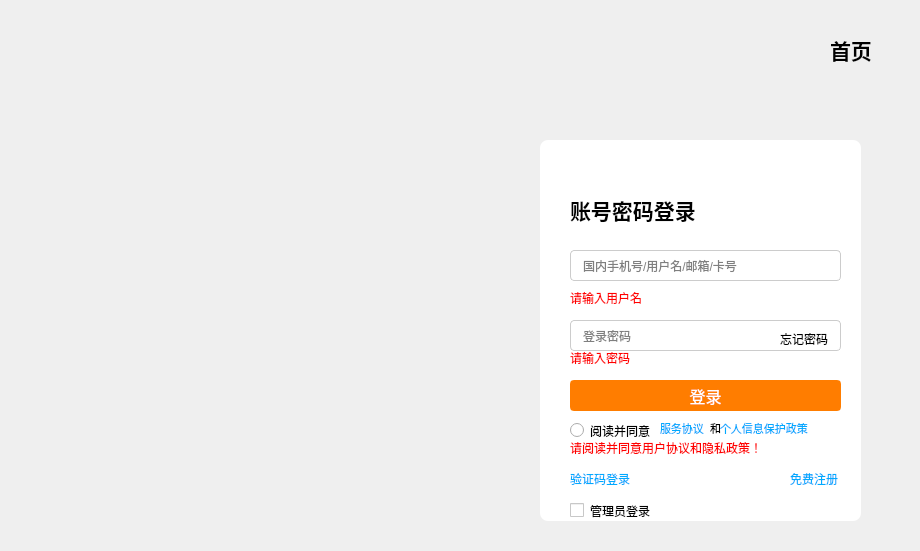
<?xml version="1.0" encoding="UTF-8"?>
<ui version="4.0">
 <class>Widget</class>
 <widget class="QWidget" name="Widget">
  <property name="geometry">
   <rect>
    <x>0</x>
    <y>0</y>
    <width>920</width>
    <height>551</height>
   </rect>
  </property>
  <property name="windowTitle">
   <string>Widget</string>
  </property>
  <property name="styleSheet">
   <string notr="true"/>
  </property>
  <widget class="QLabel" name="label">
   <property name="geometry">
    <rect>
     <x>0</x>
     <y>0</y>
     <width>121</width>
     <height>111</height>
    </rect>
   </property>
   <property name="sizePolicy">
    <sizepolicy hsizetype="Expanding" vsizetype="Expanding">
     <horstretch>0</horstretch>
     <verstretch>0</verstretch>
    </sizepolicy>
   </property>
   <property name="text">
    <string>&lt;html&gt;&lt;head/&gt;&lt;body&gt;&lt;p&gt;&lt;img src=&quot;:/newimages/newimages/logo1.png&quot;/&gt;&lt;/p&gt;&lt;/body&gt;&lt;/html&gt;</string>
   </property>
   <property name="scaledContents">
    <bool>true</bool>
   </property>
   <property name="alignment">
    <set>Qt::AlignmentFlag::AlignCenter</set>
   </property>
  </widget>
  <widget class="ClickableLabel" name="label_2">
   <property name="geometry">
    <rect>
     <x>830</x>
     <y>20</y>
     <width>111</width>
     <height>61</height>
    </rect>
   </property>
   <property name="text">
    <string>&lt;html&gt;&lt;head/&gt;&lt;body&gt;&lt;p&gt;&lt;span style=&quot; font-size:16pt; font-weight:700;&quot;&gt;首页&lt;/span&gt;&lt;/p&gt;&lt;/body&gt;&lt;/html&gt;</string>
   </property>
  </widget>
  <widget class="QLabel" name="bottomImgLabel_2">
   <property name="geometry">
    <rect>
     <x>0</x>
     <y>90</y>
     <width>921</width>
     <height>471</height>
    </rect>
   </property>
   <property name="text">
    <string>&lt;html&gt;&lt;head/&gt;&lt;body&gt;&lt;p&gt;&lt;img src=&quot;:/newimages/newimages/background.png&quot;/&gt;&lt;/p&gt;&lt;/body&gt;&lt;/html&gt;</string>
   </property>
   <property name="scaledContents">
    <bool>true</bool>
   </property>
   <property name="alignment">
    <set>Qt::AlignmentFlag::AlignCenter</set>
   </property>
  </widget>
  <widget class="QWidget" name="loginDialogWidget" native="true">
   <property name="geometry">
    <rect>
     <x>540</x>
     <y>140</y>
     <width>321</width>
     <height>381</height>
    </rect>
   </property>
   <property name="styleSheet">
    <string notr="true">background-color: white;
border-radius: 8px; 
box-shadow: 0 0 20px rgba(0,0,0,0.1); </string>
   </property>
   <widget class="ClickableLabel" name="switchLabel">
    <property name="geometry">
     <rect>
      <x>30</x>
      <y>330</y>
      <width>71</width>
      <height>16</height>
     </rect>
    </property>
    <property name="styleSheet">
     <string notr="true">color: #0066cc; text-decoration: underline; cursor: pointer;</string>
    </property>
    <property name="text">
     <string>&lt;html&gt;&lt;head/&gt;&lt;body&gt;&lt;p&gt;&lt;span style=&quot; color:#00aaff;&quot;&gt;验证码登录&lt;/span&gt;&lt;/p&gt;&lt;/body&gt;&lt;/html&gt;</string>
    </property>
   </widget>
   <widget class="QRadioButton" name="radioButton">
    <property name="geometry">
     <rect>
      <x>30</x>
      <y>280</y>
      <width>124</width>
      <height>21</height>
     </rect>
    </property>
    <property name="text">
     <string>阅读并同意 </string>
    </property>
   </widget>
   <widget class="ClickableLabel" name="label_4">
    <property name="geometry">
     <rect>
      <x>120</x>
      <y>280</y>
      <width>44</width>
      <height>16</height>
     </rect>
    </property>
    <property name="text">
     <string>&lt;html&gt;&lt;head/&gt;&lt;body&gt;&lt;p&gt;&lt;span style=&quot; font-size:8pt; color:#00aaff;&quot;&gt;服务协议&lt;/span&gt;&lt;/p&gt;&lt;/body&gt;&lt;/html&gt;</string>
    </property>
   </widget>
   <widget class="QLabel" name="label_5">
    <property name="geometry">
     <rect>
      <x>170</x>
      <y>280</y>
      <width>16</width>
      <height>16</height>
     </rect>
    </property>
    <property name="text">
     <string>&lt;html&gt;&lt;head/&gt;&lt;body&gt;&lt;p&gt;&lt;span style=&quot; font-size:8pt; color:#000000;&quot;&gt;和&lt;/span&gt;&lt;/p&gt;&lt;/body&gt;&lt;/html&gt;</string>
    </property>
   </widget>
   <widget class="ClickableLabel" name="label_6">
    <property name="geometry">
     <rect>
      <x>180</x>
      <y>280</y>
      <width>88</width>
      <height>16</height>
     </rect>
    </property>
    <property name="text">
     <string>&lt;html&gt;&lt;head/&gt;&lt;body&gt;&lt;p&gt;&lt;span style=&quot; font-size:8pt; color:#00aaff;&quot;&gt;个人信息保护政策&lt;/span&gt;&lt;/p&gt;&lt;/body&gt;&lt;/html&gt;</string>
    </property>
   </widget>
   <widget class="QLabel" name="tip4Label">
    <property name="enabled">
     <bool>true</bool>
    </property>
    <property name="geometry">
     <rect>
      <x>30</x>
      <y>300</y>
      <width>231</width>
      <height>16</height>
     </rect>
    </property>
    <property name="styleSheet">
     <string notr="true">color: red; font-size: 12px; visibility: hidden;</string>
    </property>
    <property name="text">
     <string>请阅读并同意用户协议和隐私政策！</string>
    </property>
   </widget>
   <widget class="ClickableLabel" name="registerLabel">
    <property name="geometry">
     <rect>
      <x>250</x>
      <y>330</y>
      <width>71</width>
      <height>16</height>
     </rect>
    </property>
    <property name="text">
     <string>&lt;html&gt;&lt;head/&gt;&lt;body&gt;&lt;p&gt;&lt;span style=&quot; color:#00aaff;&quot;&gt;免费注册&lt;/span&gt;&lt;/p&gt;&lt;/body&gt;&lt;/html&gt;</string>
    </property>
   </widget>
   <widget class="QStackedWidget" name="loginStackWidget">
    <property name="geometry">
     <rect>
      <x>20</x>
      <y>20</y>
      <width>291</width>
      <height>331</height>
     </rect>
    </property>
    <property name="currentIndex">
     <number>0</number>
    </property>
    <widget class="QWidget" name="page">
     <widget class="QLabel" name="tip2Label">
      <property name="enabled">
       <bool>true</bool>
      </property>
      <property name="geometry">
       <rect>
        <x>10</x>
        <y>190</y>
        <width>91</width>
        <height>16</height>
       </rect>
      </property>
      <property name="styleSheet">
       <string notr="true">color: red; font-size: 12px; visibility: hidden;</string>
      </property>
      <property name="text">
       <string>请输入密码</string>
      </property>
     </widget>
     <widget class="QLabel" name="tip1Label">
      <property name="enabled">
       <bool>true</bool>
      </property>
      <property name="geometry">
       <rect>
        <x>10</x>
        <y>130</y>
        <width>91</width>
        <height>16</height>
       </rect>
      </property>
      <property name="styleSheet">
       <string notr="true">color: red; font-size: 12px; visibility: hidden;</string>
      </property>
      <property name="text">
       <string>请输入用户名</string>
      </property>
     </widget>
     <widget class="QLineEdit" name="pwdEdit">
      <property name="geometry">
       <rect>
        <x>10</x>
        <y>160</y>
        <width>271</width>
        <height>31</height>
       </rect>
      </property>
      <property name="styleSheet">
       <string notr="true">QLineEdit {
    border: 1px solid #cccccc; /* 浅灰色边框（默认可见） */
    border-radius: 4px; /* 可选：圆角更美观 */
    padding: 0 10px; /* 可选：输入内容不贴边 */
    height: 40px; /* 可选：统一高度 */
}
QLineEdit:focus {
    border-color: #0066cc; /* 聚焦时变蓝色边框（更醒目） */
}</string>
      </property>
      <property name="echoMode">
       <enum>QLineEdit::EchoMode::Password</enum>
      </property>
      <property name="placeholderText">
       <string>登录密码</string>
      </property>
     </widget>
     <widget class="ClickableLabel" name="label_9">
      <property name="geometry">
       <rect>
        <x>220</x>
        <y>170</y>
        <width>54</width>
        <height>16</height>
       </rect>
      </property>
      <property name="text">
       <string>&lt;html&gt;&lt;head/&gt;&lt;body&gt;&lt;p&gt;&lt;span style=&quot; color:#000000;&quot;&gt;忘记密码&lt;/span&gt;&lt;/p&gt;&lt;/body&gt;&lt;/html&gt;</string>
      </property>
     </widget>
     <widget class="QPushButton" name="pushButton">
      <property name="geometry">
       <rect>
        <x>10</x>
        <y>220</y>
        <width>271</width>
        <height>31</height>
       </rect>
      </property>
      <property name="styleSheet">
       <string notr="true">/* 登录按钮基础样式（橙色边框+橙色背景，搭配白色文字） */
QPushButton {
    /* 橙色边框：#ff7d00 是常用登录页橙色，可替换为 #ff9900（浅橙）、#ff6600（深橙） */
    border: 2px solid #ff7d00; 
    border-radius: 4px; /* 圆角（和输入框保持一致，更协调） */
    background-color: #ff7d00; /* 按钮背景色（和边框同色，一体化效果） */
    color: white; /* 文字白色 */
    font-size: 16px; /* 文字大小 */
    height: 44px; /* 按钮高度（和输入框呼应） */
}

/* 悬浮状态（边框加深+背景色变深，更有交互感） */
QPushButton:hover {
    border-color: #ff6600; /* 悬浮时边框深橙色 */
    background-color: #ff6600; /* 悬浮时背景深橙色 */
}

/* 点击状态（边框再加深+背景色压暗，模拟按压效果） */
QPushButton:pressed {
    border-color: #e65c00; /* 点击时边框更深橙色 */
    background-color: #e65c00; /* 点击时背景更深橙色 */
}

/* 禁用状态（可选：如果按钮需要禁用，边框和背景变灰色） */
QPushButton:disabled {
    border-color: #cccccc;
    background-color: #cccccc;
    color: #ffffff;
}</string>
      </property>
      <property name="text">
       <string>登录</string>
      </property>
     </widget>
     <widget class="QLineEdit" name="userEdit">
      <property name="geometry">
       <rect>
        <x>10</x>
        <y>90</y>
        <width>271</width>
        <height>31</height>
       </rect>
      </property>
      <property name="styleSheet">
       <string notr="true">QLineEdit {
    border: 1px solid #cccccc; /* 浅灰色边框（默认可见） */
    border-radius: 4px; /* 可选：圆角更美观 */
    padding: 0 10px; /* 可选：输入内容不贴边 */
    height: 40px; /* 可选：统一高度 */
}
QLineEdit:focus {
    border-color: #0066cc; /* 聚焦时变蓝色边框（更醒目） */
}</string>
      </property>
      <property name="placeholderText">
       <string>国内手机号/用户名/邮箱/卡号</string>
      </property>
     </widget>
     <widget class="QLabel" name="label_3">
      <property name="geometry">
       <rect>
        <x>10</x>
        <y>30</y>
        <width>141</width>
        <height>41</height>
       </rect>
      </property>
      <property name="text">
       <string>&lt;html&gt;&lt;head/&gt;&lt;body&gt;&lt;p&gt;&lt;span style=&quot; font-size:16pt; font-weight:700; color:#000000;&quot;&gt;账号密码登录&lt;/span&gt;&lt;/p&gt;&lt;/body&gt;&lt;/html&gt;</string>
      </property>
     </widget>
    </widget>
    <widget class="QWidget" name="page_2">
     <widget class="QLabel" name="label_7">
      <property name="geometry">
       <rect>
        <x>10</x>
        <y>30</y>
        <width>141</width>
        <height>41</height>
       </rect>
      </property>
      <property name="text">
       <string>&lt;html&gt;&lt;head/&gt;&lt;body&gt;&lt;p&gt;&lt;span style=&quot; font-size:16pt; font-weight:700; color:#000000;&quot;&gt;验证码登录&lt;/span&gt;&lt;/p&gt;&lt;/body&gt;&lt;/html&gt;</string>
      </property>
     </widget>
     <widget class="QLineEdit" name="phoneEdit">
      <property name="geometry">
       <rect>
        <x>10</x>
        <y>90</y>
        <width>271</width>
        <height>31</height>
       </rect>
      </property>
      <property name="styleSheet">
       <string notr="true">QLineEdit {
    border: 1px solid #cccccc; /* 浅灰色边框（默认可见） */
    border-radius: 4px; /* 可选：圆角更美观 */
    padding: 0 10px; /* 可选：输入内容不贴边 */
    height: 40px; /* 可选：统一高度 */
}
QLineEdit:focus {
    border-color: #0066cc; /* 聚焦时变蓝色边框（更醒目） */
}</string>
      </property>
      <property name="placeholderText">
       <string>请输入手机号</string>
      </property>
     </widget>
     <widget class="QLineEdit" name="codeEdit">
      <property name="geometry">
       <rect>
        <x>10</x>
        <y>160</y>
        <width>271</width>
        <height>31</height>
       </rect>
      </property>
      <property name="styleSheet">
       <string notr="true">QLineEdit {
    border: 1px solid #cccccc; /* 浅灰色边框（默认可见） */
    border-radius: 4px; /* 可选：圆角更美观 */
    padding: 0 10px; /* 可选：输入内容不贴边 */
    height: 40px; /* 可选：统一高度 */
}
QLineEdit:focus {
    border-color: #0066cc; /* 聚焦时变蓝色边框（更醒目） */
}</string>
      </property>
      <property name="echoMode">
       <enum>QLineEdit::EchoMode::Password</enum>
      </property>
      <property name="placeholderText">
       <string>短信验证码</string>
      </property>
     </widget>
     <widget class="QPushButton" name="pushButton_2">
      <property name="geometry">
       <rect>
        <x>10</x>
        <y>220</y>
        <width>271</width>
        <height>31</height>
       </rect>
      </property>
      <property name="styleSheet">
       <string notr="true">/* 登录按钮基础样式（橙色边框+橙色背景，搭配白色文字） */
QPushButton {
    /* 橙色边框：#ff7d00 是常用登录页橙色，可替换为 #ff9900（浅橙）、#ff6600（深橙） */
    border: 2px solid #ff7d00; 
    border-radius: 4px; /* 圆角（和输入框保持一致，更协调） */
    background-color: #ff7d00; /* 按钮背景色（和边框同色，一体化效果） */
    color: white; /* 文字白色 */
    font-size: 16px; /* 文字大小 */
    height: 44px; /* 按钮高度（和输入框呼应） */
}

/* 悬浮状态（边框加深+背景色变深，更有交互感） */
QPushButton:hover {
    border-color: #ff6600; /* 悬浮时边框深橙色 */
    background-color: #ff6600; /* 悬浮时背景深橙色 */
}

/* 点击状态（边框再加深+背景色压暗，模拟按压效果） */
QPushButton:pressed {
    border-color: #e65c00; /* 点击时边框更深橙色 */
    background-color: #e65c00; /* 点击时背景更深橙色 */
}

/* 禁用状态（可选：如果按钮需要禁用，边框和背景变灰色） */
QPushButton:disabled {
    border-color: #cccccc;
    background-color: #cccccc;
    color: #ffffff;
}</string>
      </property>
      <property name="text">
       <string>登录</string>
      </property>
     </widget>
     <widget class="ClickableLabel" name="getCode">
      <property name="geometry">
       <rect>
        <x>190</x>
        <y>170</y>
        <width>81</width>
        <height>16</height>
       </rect>
      </property>
      <property name="text">
       <string>&lt;html&gt;&lt;head/&gt;&lt;body&gt;&lt;p&gt;&lt;span style=&quot; color:#00aaff;&quot;&gt;发送验证码&lt;/span&gt;&lt;/p&gt;&lt;/body&gt;&lt;/html&gt;</string>
      </property>
     </widget>
     <widget class="QLabel" name="tip3Label">
      <property name="enabled">
       <bool>true</bool>
      </property>
      <property name="geometry">
       <rect>
        <x>10</x>
        <y>130</y>
        <width>91</width>
        <height>16</height>
       </rect>
      </property>
      <property name="styleSheet">
       <string notr="true">color: red; font-size: 12px; visibility: hidden;</string>
      </property>
      <property name="text">
       <string>请输入手机号</string>
      </property>
     </widget>
     <widget class="QLabel" name="tip5Label">
      <property name="enabled">
       <bool>true</bool>
      </property>
      <property name="geometry">
       <rect>
        <x>10</x>
        <y>130</y>
        <width>231</width>
        <height>16</height>
       </rect>
      </property>
      <property name="styleSheet">
       <string notr="true">color: red; font-size: 12px; visibility: hidden;</string>
      </property>
      <property name="text">
       <string>手机号格式错误（11位有效号码）</string>
      </property>
     </widget>
    </widget>
   </widget>
   <widget class="QCheckBox" name="checkBox">
    <property name="geometry">
     <rect>
      <x>30</x>
      <y>360</y>
      <width>80</width>
      <height>21</height>
     </rect>
    </property>
    <property name="text">
     <string>管理员登录</string>
    </property>
   </widget>
   <zorder>loginStackWidget</zorder>
   <zorder>switchLabel</zorder>
   <zorder>radioButton</zorder>
   <zorder>label_4</zorder>
   <zorder>label_5</zorder>
   <zorder>label_6</zorder>
   <zorder>tip4Label</zorder>
   <zorder>registerLabel</zorder>
   <zorder>checkBox</zorder>
  </widget>
  <zorder>bottomImgLabel_2</zorder>
  <zorder>loginDialogWidget</zorder>
  <zorder>label_2</zorder>
  <zorder>label</zorder>
 </widget>
 <customwidgets>
  <customwidget>
   <class>ClickableLabel</class>
   <extends>QLabel</extends>
   <header location="global">clickablelabel.h</header>
   <slots>
    <signal>clicked()</signal>
    <slot>on_switchLabel_clicked()</slot>
   </slots>
  </customwidget>
 </customwidgets>
 <resources/>
 <connections/>
</ui>
